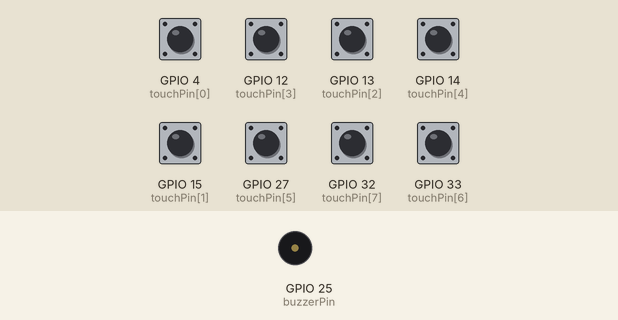
This sketch was run on a simulated ESP32. Parts: buzzer (waves = sounding). The test bench sets the inputs (shaded band); at power-on: GPIO 4 (touchPin[0]), GPIO 12 (touchPin[3]), GPIO 13 (touchPin[2]), GPIO 14 (touchPin[4]), GPIO 15 (touchPin[1]), GPIO 27 (touchPin[5]), GPIO 32 (touchPin[7]), GPIO 33 (touchPin[6]) HIGH.

Above: at 1.2 s.
1.3 s: GPIO 4 (touchPin[0]) pulled LOW for 1 s
At 1.77 s:
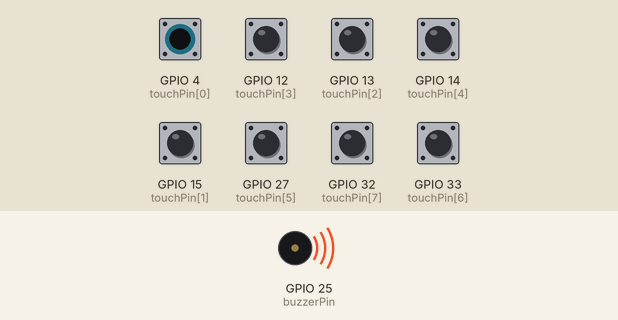
Timing chart, 0 to 4.3 s (numbered marks = the images above; inputs shaded):
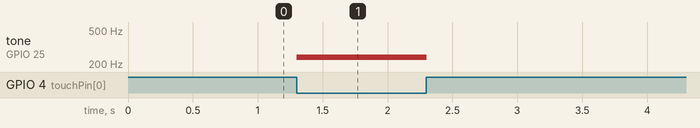

The sketch:

dp_2_ece382.ino
```cpp
const int buzzerPin = 25;
const int resolution = 8;

int frequency[] = {239, 262, 294, 330, 392, 440, 494};
int touchPin[] = {4, 15, 13, 12, 14, 27, 33, 32};

void playFreq(int frequency) {
  ledcWriteTone(buzzerPin, frequency);
}

void setup() {
  // put your setup code here, to run once:
  for (int i = 0; i < 8; i++) {
      pinMode(touchPin[i], INPUT);
  }
  ledcAttach(buzzerPin, 2000, resolution);
}

void loop() {
  // put your main code here, to run repeatedly:
  for(int i = 0; i < 8; i++) {
    int touchState = touchRead(touchPin[i]);
    if (touchState < 20) {
      playFreq(frequency[i]);
      delay(50);
    }
    else ledcWriteTone(buzzerPin, 0);
  }
}
```

Measured:
- after the input at 1.3 s, tone on GPIO 25 (buzzerPin): silent → 239 Hz at once, → silent 1.0 s later
